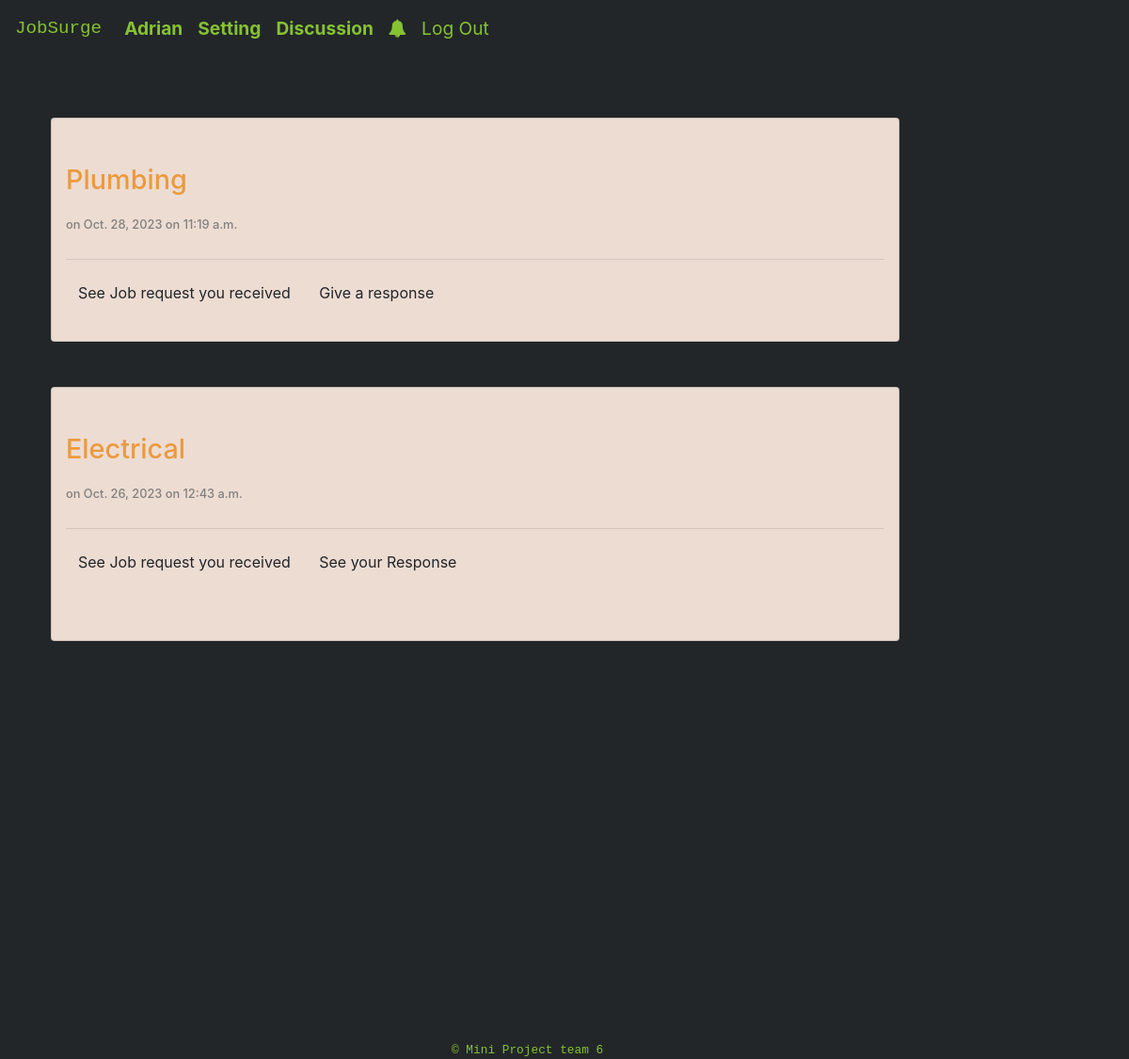
Page /account/discussion (signed in) on the committed database.
### account/models.py (models this page shows, shortened)
class User(AbstractUser):
    username = models.CharField(max_length = 50, blank = False, null = False, unique = True)
    email = models.EmailField(validators=[EmailValidator],unique = True,blank = False)
    role = models.CharField(max_length = 50,blank = False, null = False,default ="role")
    is_technician = models.BooleanField('Technician', default=False)
    is_customer = models.BooleanField('Customer', default=False)
    USERNAME_FIELD = 'email'
    REQUIRED_FIELDS = ['username','role']
    objects = UserManager()

class Discussion(models.Model):
    User = models.ForeignKey(User,null = False,on_delete=models.CASCADE,related_name="Userdiscussion")
    Jobrequest = models.ForeignKey(advertisement.models.JobRequest,null=True,blank=True,on_delete=models.CASCADE,related_name="IncomingJobrequest")
    Jobresponse = models.ForeignKey(advertisement.models.JobResponse,null=True,blank=True,on_delete=models.CASCADE,related_name="OutgoingJobresponse")
    Updated_date_time = models.DateTimeField("DateTime",auto_now=True)
    Checked = models.BooleanField('check', default=False)

### advertisement/models.py (models this page shows, shortened)
class JobRequest(models.Model):
    Technician =  models.ForeignKey('account.User',on_delete=models.CASCADE,related_name="RequestTechnician")
    Job = models.ForeignKey(Job,on_delete=models.CASCADE,related_name="Job",null=False,blank=False,default="None")
    Quote = models.TextField(max_length = 1000)
    Date = models.DateField("Date",default=datetime.today().strftime('%Y-%m-%d'))
    Time = models.TimeField("Time",default=datetime.now)
    Amount = models.DecimalField(max_digits=6, decimal_places=0,default=50)
    Currency = models.CharField(max_length=15,default ="USD")

class Job(models.Model):
    Customer = models.ForeignKey('account.User',on_delete=models.CASCADE,related_name="Customer")
    Job_type = models.CharField(max_length = 50, null = False, blank = False,choices=job_type_choices,default=job_type_choices)
    Description = models.CharField(max_length = 500, blank = True, null = False)
    Location = models.ForeignKey(SavedAddress,on_delete=models.SET_NULL,related_name="jobLocation",null=True)
    Date = models.DateField("Required Date",default=datetime.today().strftime('%Y-%m-%d'))
    Time = models.TimeField("Required Time",default=datetime.now)
    Priority = models.CharField(max_length = 10,null=False,blank=False,choices=priority_type_choices,default=priority_type_choices[0][0])
    Amount = models.DecimalField(max_digits=6, decimal_places=0,default=50)
    Currency = models.CharField(max_length=15,default ="USD")
    Technician_experience_preference = models.IntegerField(default=0)
    Licence = models.BooleanField('Licence',default=False)
    Status = models.CharField(max_length = 50,choices=job_status,default=job_status[0][0])
    objects = JobManager()

### account/views.py (the view)
# urls.py: path("discussion", views.discussion, name="discussion"),
@login_required
def discussion(request,**args):
    form = ""
    appointments_job_ids =""
    discussions = Discussion.objects.filter(User=request.user).order_by('-Updated_date_time')
    if request.user.is_customer:
        if Discussion.objects.filter(User=request.user,Jobresponse =None):
            form = job_response(request)
    if request.user.is_technician:
        appointments_job_ids = advertisement.models.Appointment.objects.filter(Technician=request.user).values_list('Job',flat=True)
    if request.user.is_customer:
        appointments_job = advertisement.models.Appointment.objects.all().values_list('Job',flat='True')
        appointments_job_ids = advertisement.models.Job.objects.filter(id__in = appointments_job).filter(Customer = request.user).values_list('id',flat=True)
    Discussion.objects.filter(User=request.user).update(Checked=True)
    return render(request,"account/discussion.html",{
            'discussions':discussions,
            'job_response_form':form,
            'appointment_job_ids':list(appointments_job_ids),
        })

### account/views.py (called while the page is built, shortened)
@login_required
def job_response(request,**args):
    if request.method=="get" or request.method== "GET":
        form=forms.JobresponseForm()
        return form

### advertisement/forms.py (called while the page is built)
def start_date():
    date_today = date.today().strftime('%Y-%m-%d')
    return date_today

### advertisement/notification_custom_processor.py (called while the page is built)
def notification_check(request):
    try:
        count = account.models.Notification.objects.filter(User=request.user,Checked=False).count()
    except:
        count = 0
    return{'not_checked_notifications_count':count }

def discussion_check(request):
    try:
        count = account.models.Discussion.objects.filter(User=request.user,Checked=False).count()
    except:
        count = 0
    return{'not_checked_discussions_count':count }

def appointment_expiry_check(request):
    today = date.today()
    jobresponse_id = advertisement.models.Appointment.objects.all().values("Jobresponse")
    jobresponse =advertisement.models.JobResponse.objects.filter(Date__lt =today-timedelta(days=7)).filter(id__in = jobresponse_id)
    appointments = advertisement.models.Appointment.objects.all().filter(Jobresponse__id__in=jobresponse)
    jobs = advertisement.models.Job.objects.filter(id__in=appointments.values_list("Job",flat=True))
    jobs.update(Status = "Closed")
    jobs.delete()
    return{'Delete':True }

def google_key(request):
    return {'google_key': settings.GOOGLE_KEY}

### account/templates/account/discussion.html (shortened to what this page needs)
{% extends "layout.html" %}
{% load static %}
{% block head %}
{% load crispy_forms_tags %}
{%endblock %}
{% block body %}
<div class="container">
    <div class="row">
        <main class="col-md-9  col-lg-10 px-md-4 ">
            {% for discussion in discussions %}
            <div class="container card pt-5 mt-5 rounded discussion " id="discussion-{{discussion.id}}">
                    <div id="headline-{{discussion.Jobrequest.Job.id}}" class="card-title p-0 m-0 ">
                        <h1 id="title-job">
                            <a href="{% url 'advertisement:job_profile' type=discussion.Jobrequest.Job.Job_type|title id=discussion.Jobrequest.Job.id %}" id ="job-">{{discussion.Jobrequest.Job.Job_type|title}}</a>
                        </h1>
                        <div class="job-time-date">
                            <h1 id="title-job">
                                <span id ="date-time-job">
                                on {{discussion.Jobrequest.Job.Date}} on {{discussion.Jobrequest.Job.Time}}
                                </span>
                            </h1>
                        </div>
                    </div>
                    <hr>
                    <div class="about card-body p-0 m-0 ">
                            {% if discussion.Jobrequest %}
                                {% if request.user.is_customer%}
                                <button class="btn mb-3"  type="button" data-toggle="collapse"  data-target="#job-request-{{discussion.Jobrequest.id}}"  aria-expanded="false" aria-controls="job-request-{{discussion.Jobrequest.id}}">
                                    See Job request you received
                                </button>
                                {%else%}
                                <button class="btn mb-3"  type="button" data-toggle="collapse"  data-target="#job-request-{{discussion.Jobrequest.id}}"  aria-expanded="false" aria-controls="job-request-{{discussion.Jobrequest.id}}">
                                    See Job request you sent
                                </button>
                                {%endif%}
                                {% if request.user.is_customer %}
                                    {% if discussion.Jobresponse == None  %}
                                        <button class="btn mb-3" type="button" data-toggle="collapse" data-target="#show-job-response-form-{{discussion.Jobrequest.id}}" aria-expanded="false" aria-controls="show-job-response-form-{{discussion.Jobrequest.id}}" >Give a response</button>
                                    {% else %}
                                        <button class="btn mb-3" type="button" data-toggle="collapse" data-target="#job-response-{{discussion.Jobresponse.id}}" aria-expanded="false" aria-controls="show-job-response-{{discussion.Jobresponse.id}}" >
                                            See your Response
                                        </button>
                                        <div class=" pt-3 m-3 " id ="show-job-response" >
                                        </div>
                                    {% endif %}
                                {% endif %}
                            {%else%}
                                <div>
                                    <p class="text-info text-center"> You have no job request or job_response</p>
                                </div>
                            {% endif %}
                    </div>
            </div>
            {%empty%}
                <p class="text-info text-center"> You have no discussions</p>
            {%endfor%}
        </main>
    </div>
</div>
{%endblock %}

### templates/layout.html (shortened to what this page needs)
{% load static %}
<!DOCTYPE html>
<html lang="en">
    <head>
        <link rel="stylesheet" href="https://stackpath.bootstrapcdn.com/bootstrap/4.4.1/css/bootstrap.min.css">
        <link rel="stylesheet" href="https://stackpath.bootstrapcdn.com/bootstrap/4.3.1/css/bootstrap.min.css">
        <link rel="stylesheet" type="text/css" href="{% static 'account/style.css' %}">
        <link rel="stylesheet" href="https://cdnjs.cloudflare.com/ajax/libs/font-awesome/4.7.0/css/font-awesome.min.css">
</head>
    <body>
        <nav class="navbar navbar-dropdown navbar-fixed-top  navbar-expand-lg navbar-light flex-row d-flex bd-highlight mb-3" id="main-nav">
            <a class="navbar-brand text-monospace" id = "logo" href="{% url 'advertisement:index' %}">JobSurge</a>
            <div class="collapse navbar-collapse" id="main">
              <ul class="navbar-nav mr-auto">
                {% if user.is_authenticated %}
                    <li class="nav-item active">
                        <a class="nav-link" href="{% url 'advertisement:user_account' username=user.username|slugify  %}"><strong>{{ user.username |title}}</strong>
                            <span class="sr-only">(current)</span></a>
                    </li>
                    <li class="nav-item">
                        <a class="nav-link" href="{% url 'account:account' %}">
                            <strong>Setting</strong>
                        </a>
                    </li>
                    <li class="nav-item">
                        <a class="nav-link " id="discussion"  href="{% url 'account:discussion' %}">
                            <span >
                                <strong>Discussion</strong>
                            </span>
                        </a>
                    </li>
                    <li class="nav-item">
                        <a class="nav-link " id="notification"  href="{% url 'account:notification' %}">
                            <span >
                                <strong  class="fa fa-bell"></strong>
                            </span>
                        </a>
                    </li>
                    <li class="nav-item">
                        <a class="nav-link" href="{% url 'account:logout' %}">Log Out</a>
                    </li>
                {% endif %}
              </ul>
            </div>
          </nav>
        <div class="body">
            {% block body %}
            {% endblock %}
        </div>
    </body>
      <footer id ="footer" class="mx-auto ">
        <small class=" text-monospace"> &#169; Mini Project team 6 </small>
   </footer>
</html>

### account/static/account/style.css (style rules this page uses)
body { background-color: #222629 !important; }
.active { color:#89532f; }
#footer small { position: sticky; left:40%; right:0; bottom: 0; }
#footer { position: relative; margin-top:35% !important; color: #86C232; }
a.nav-link { font-size: 1.2rem; }
nav#main-nav { background-color:#222629 ; }
nav#main-nav a { color: #86C232; font-size: 1.2rem; }
h1#title-job { font-size: 1.8rem; }
#title-job a { color:rgb(235, 154, 62); }
#title-job span { font-size: 0.8rem; padding-top: 10px; color: gray; }
.discussion { background-color: #EDDCD2; }
#date-time-job { color: gray; }
.about,#Contact { color:whitesmoke; }

### rows in the picture
User: username "Adrian"
Discussion: Jobrequest.Job.Job_type "Plumbing", Jobrequest.Job.Date "Oct. 28, 2023", Jobrequest.Job.Time "11:19 a.m."
Discussion: Jobrequest.Job.Job_type "Electrical", Jobrequest.Job.Date "Oct. 26, 2023", Jobrequest.Job.Time "12:43 a.m."
